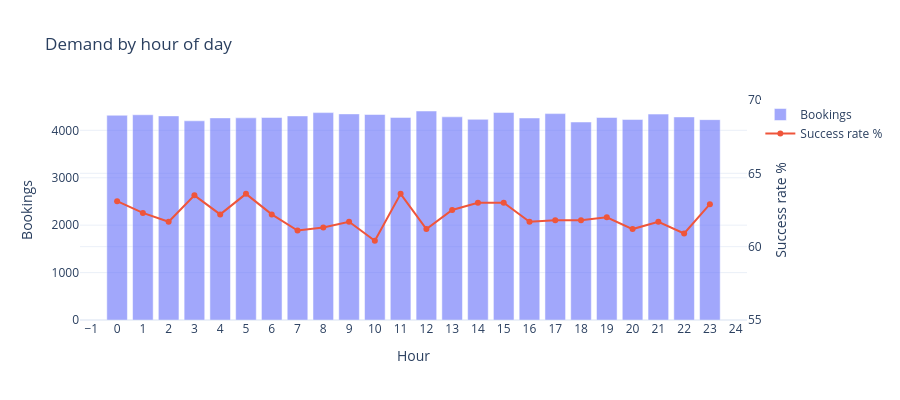

The notebook cell this image was saved under:
### Code cell
# Hourly demand and success rate
h = run("B2")
fig = go.Figure()
fig.add_bar(x=h.hr, y=h.bookings, name="Bookings", opacity=.6)
fig.add_scatter(x=h.hr, y=h.success_rate_pct, name="Success rate %", yaxis="y2", mode="lines+markers")
fig.update_layout(title="Demand by hour of day", xaxis=dict(title="Hour", dtick=1), yaxis_title="Bookings",
                  yaxis2=dict(overlaying="y", side="right", title="Success rate %", range=[55, 70]), height=400)
fig.show()

### Figure 1 — Plotly figure (JSON) as saved in the notebook; plotly's stock layout.template omitted (floating-point values rounded to 4 significant figures)
{"data": [{"name": "Bookings", "opacity": 0.6, "type": "bar", "x": [0, 1, 2, 3, 4, 5, 6, 7, 8, 9, 10, 11, 12, 13, 14, 15, 16, 17, 18, 19, 20, 21, 22, 23], "y": [4318, 4329, 4305, 4201, 4263, 4264, 4271, 4304, 4374, 4347, 4334, 4272, 4408, 4285, 4232, 4376, 4261, 4353, 4176, 4271, 4228, 4343, 4283, 4226]}, {"mode": "lines+markers", "name": "Success rate %", "type": "scatter", "x": [0, 1, 2, 3, 4, 5, 6, 7, 8, 9, 10, 11, 12, 13, 14, 15, 16, 17, 18, 19, 20, 21, 22, 23], "y": [63.1, 62.3, 61.7, 63.5, 62.2, 63.6, 62.2, 61.1, 61.3, 61.7, 60.4, 63.6, 61.2, 62.5, 63.0, 63.0, 61.7, 61.8, 61.8, 62.0, 61.2, 61.7, 60.9, 62.9], "yaxis": "y2"}], "layout": {"height": 400, "title": {"text": "Demand by hour of day"}, "xaxis": {"dtick": 1, "title": {"text": "Hour"}}, "yaxis": {"title": {"text": "Bookings"}}, "yaxis2": {"overlaying": "y", "range": [55, 70], "side": "right", "title": {"text": "Success rate %"}}}}
